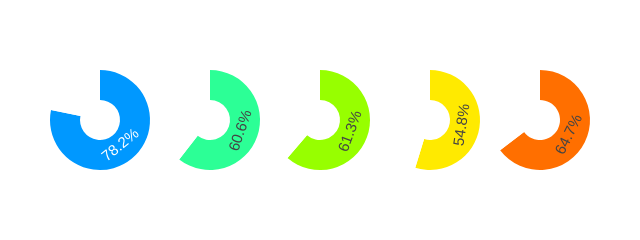

Source (notebook cell):
### Code cell
# Contralaterality plots
fig = prf_contralaterality_plot(df=df_contralaterality, figure_info=analysis_info)



fig_dir = '/Users/uriel/Library/CloudStorage/Dropbox/retinomaps/figures/material/pRF_figures/'
fig_fn = "{}/{}_vision_and_pursuit_and_saccade_prf_contralaterality.pdf".format(fig_dir, subject)

fig.write_image(fig_fn)
fig.show()

### Figure 1 — Plotly figure (JSON) as saved in the notebook; plotly's stock layout.template omitted (floating-point values rounded to 4 significant figures)
{"data": [{"domain": {"x": [0, 0.1852], "y": [0, 1]}, "marker": {"colors": ["rgb(0, 152, 255)", "white"]}, "name": "iIPS", "showlegend": false, "type": "pie", "values": [0.7823, 0.2177]}, {"domain": {"x": [0.2037, 0.3889], "y": [0, 1]}, "marker": {"colors": ["rgb(44, 255, 150)", "white"]}, "name": "sIPS", "showlegend": false, "type": "pie", "values": [0.6056, 0.3944]}, {"domain": {"x": [0.4074, 0.5926], "y": [0, 1]}, "marker": {"colors": ["rgb(151, 255, 0)", "white"]}, "name": "iPCS", "showlegend": false, "type": "pie", "values": [0.6126, 0.3874]}, {"domain": {"x": [0.6111, 0.7963], "y": [0, 1]}, "marker": {"colors": ["rgb(255, 234, 0)", "white"]}, "name": "sPCS", "showlegend": false, "type": "pie", "values": [0.5476, 0.4524]}, {"domain": {"x": [0.8148, 1], "y": [0, 1]}, "marker": {"colors": ["rgb(255, 111, 0)", "white"]}, "name": "mPCS", "showlegend": false, "type": "pie", "values": [0.6469, 0.3531]}], "layout": {"height": 200, "margin": {"b": 50, "l": 50, "r": 50, "t": 50}, "width": 640}}
